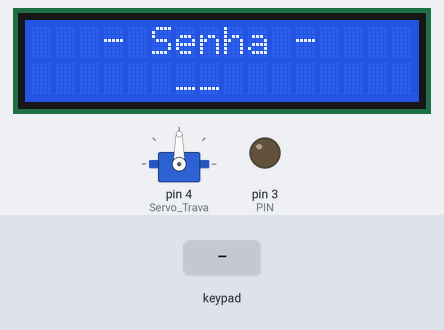
A sketch run on a simulated Arduino Uno, built with avr-gcc and run on an emulated ATmega328P. On the bench: servo, 16×2 character LCD, output pins drawn as LEDs (lit = HIGH). The inputs (shaded band) are chosen by the test bench.

Above: at 6.3 s.
6.4 s: keypad keys 1 2 1 1 1 0 9 # pressed 0.4 s apart
At 9.5 s:
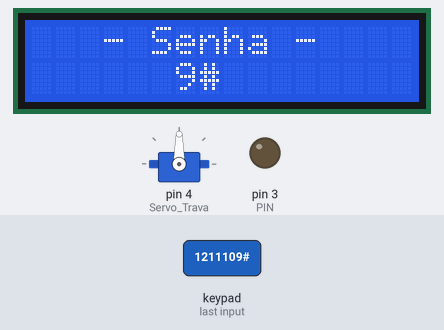
11.1 s: key '#' pressed
At 12.8 s:
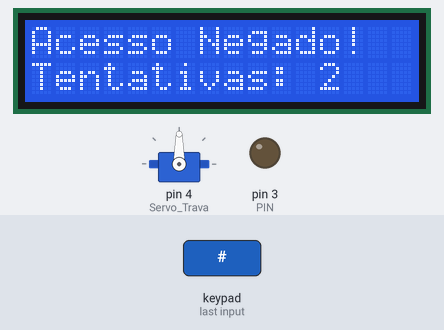
12.9 s: key 'A' pressed
At 14.6 s:
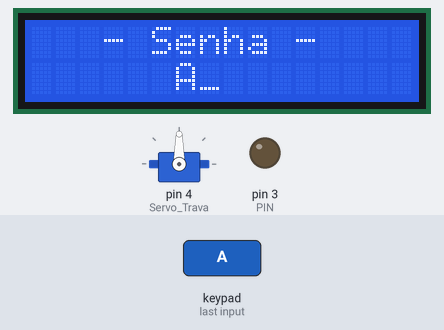
15.8 s: keypad keys 1 2 1 1 1 0 9 pressed 0.4 s apart
At 19.0 s:
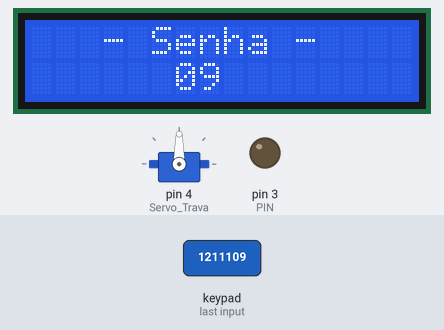
20.1 s: keypad keys 1 2 1 1 1 0 9 * pressed 0.4 s apart
At 23.7 s:
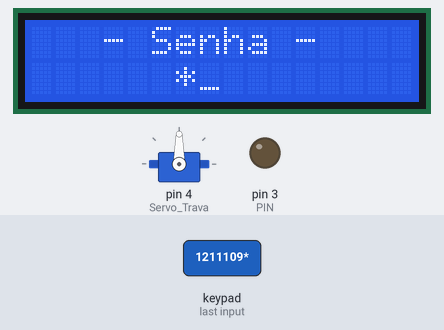
24.8 s: key '1' pressed
At 25.1 s:
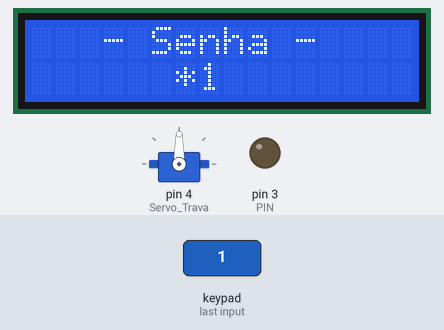
Timing chart, 0 to 27.3 s (numbered marks = the images above; inputs shaded):
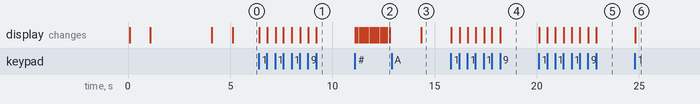

Measured:
- after the input at 6.4 s, the display: first changes at once (image 1 shows a later state)
- after the input at 11.1 s, the display: first changes at once (image 2 shows a later state)
- after the input at 12.9 s, the display: changes after 1.4 s (image 3)
- after the input at 15.8 s, the display: first changes at once (image 4 shows a later state)
- after the input at 20.1 s, the display: first changes at once (image 5 shows a later state)
- after the input at 24.8 s, the display: changes at once (image 6)

The sketch:

Cofre.ino
```cpp
///////////////////////////////////////////////////////////////////
// Acadêmica de Egenharia Elétrica Maria Edivânia Neres de Sousa //
// Universidade Federal do Piauí                                 //
// Teresina, Piauí. 11/04/2023                                   //
///////////////////////////////////////////////////////////////////

#define PIN   3           // LED verde e Buzzer alegre
//#define RELE  2

#define linhas  4         // Número de linhas  do teclado
#define colunas 4         // Número de colunas do teclado

#define endereco    0x27  // Definir endereço no tinker
#define colunas_d   16    // Número de colunas do DISPLAY
#define linhas_d    2     // Número de linhas  do DISPLAY

#include <Keypad.h>
#include <Wire.h>
#include <LiquidCrystal_I2C.h>
#include <Servo.h>

// MAPA DE TECLAS //
char mapa_teclas[linhas][colunas] =
{
  {'1', '2', '3', 'A'},
  {'4', '5', '6', 'B'},
  {'7', '8', '9', 'C'},
  {'*', '0', '#', 'D'}
};

// PINAGEM KEYPAD//
byte linhas_pin[linhas]   = {12,11,10,9};  // Linhas de 0 à 3
byte colunas_pin[colunas] = {8,7,6,5};     // Colunas de 0 à 3


// CLASSE/OBJETO //
Keypad Teclado = Keypad(makeKeymap(mapa_teclas), linhas_pin, colunas_pin, linhas, colunas);
Servo Servo_Trava;
LiquidCrystal_I2C lcd(endereco, colunas, linhas); // ver se não precisa alterar para colunas_d e linhas_d


// OUTRAS VARIÁVEIS //
char DIG_1 = '9';         // Definição da senha
char DIG_2 = 'C';
char tecla_pressionada1;  // Dígito 1 (dezena)
char tecla_pressionada2;  // Dígito 2 (unidade)
char tecla_pressionada3;  // Inicia a verificação
int  tentativas = 3;
int  ver;                 // Guarda o valor de retorno da função "verificacao"


// FUNÇÕES //
char digito1();
char digito2();
char start();
int verificacao(char tecla_pressionada1, char tecla_pressionada2, char DIG_1, char DIG_2);

void setup()
{
  pinMode(PIN, OUTPUT);
  //pinMode(RELE, OUTPUT);
  Servo_Trava.attach(4);         // Servo no Pino 4
  delay(10);
  Servo_Trava.write(90);

  lcd.init(); 		               // INICIA A COMUNICAÇÃO COM O DISPLAY
  lcd.backlight();	             // LIGA A ILUMINAÇÃO DO DISPLAY
  lcd.clear();		               // LIMPA O DISPLAY
  //Teclado.setDebounceTime(5);    // Tempo de atraso para leitura das teclas (realmente necessário???)

  lcd.print("   Bem vind@");
  delay(1000);
  lcd.setCursor(0, 1); 	         // POSICIONA O CURSOR NA PRIMEIRA COLUNA DA LINHA 2
  lcd.print("    Ao Cofre");
  delay(3000);
  lcd.clear(); 		               // LIMPA O DISPLAY
  delay(1000);
}

void loop()
{
  Senha:
    lcd.print("   - Senha -");
    tecla_pressionada1 = digito1();
    lcd.setCursor(6, 1);
    lcd.print(tecla_pressionada1);

    tecla_pressionada2 = digito2();
    lcd.setCursor(7, 1);
    lcd.print(tecla_pressionada2);

    tecla_pressionada3 = start();

  if(tecla_pressionada3 == '#')   // Usuário quer testar a senha colocada
  {
    ver = verificacao(tecla_pressionada1, tecla_pressionada2, DIG_1, DIG_2);

    if(ver == 1)
    {
      lcd.clear();
      lcd.print("Acesso Liberado!");

      Servo_Trava.write(0);

      /*
      digitalWrite(PIN, HIGH);
      digitalWrite(RELE, HIGH);  // Aciona a trava >> Sistema destravado
      delay(2000);
      digitalWrite(PIN, LOW);
      digitalWrite(RELE, LOW);

      delay(1000);
      */

      tecla_pressionada1 = digito1();
      tecla_pressionada2 = digito2();

      while(tecla_pressionada1 != '#' && tecla_pressionada2 != '#')
      {
        tecla_pressionada1 = digito1();
        lcd.setCursor(6, 1);
        lcd.print(tecla_pressionada1);

        tecla_pressionada2 = digito2();
        lcd.setCursor(7, 1);
        lcd.print(tecla_pressionada2);
      }

      Servo_Trava.write(90);
    }

    else
    {
      tentativas--;

      if(tentativas == 0)    // Bloqueio do Sistema
      {
        lcd.clear();
        lcd.print("  Bloqueio do  ");
        lcd.setCursor(0, 1);
        lcd.print("    Sistema    ");
        delay(1500);
        lcd.clear();
        lcd.noBacklight();

        exit(0);
      }

      lcd.clear();
      lcd.print("Acesso Negado!");
      lcd.setCursor(0, 1);
      lcd.print("Tentativas: ");
      lcd.print(tentativas);
      delay(1500);
      lcd.clear();

      goto Senha;

      delay(1000);
    }
  }

  if(tecla_pressionada3 == '*')   // Usuário quer apagar a senha atual e colocar outra
  {
    lcd.clear();
    goto Senha;
  }

  lcd.clear();
  goto Senha;
}


char digito1()
{
  char tecla_pressionada = Teclado.getKey();
  while(tecla_pressionada == NO_KEY)
  {
    lcd.setCursor(6, 1);
    lcd.print("_");
    lcd.setCursor(7, 1);
    lcd.print("_");

    tecla_pressionada = Teclado.getKey();
  }

  return tecla_pressionada;
};

char digito2()
{
  char tecla_pressionada_ = Teclado.getKey();
  while(tecla_pressionada_ == NO_KEY)
  {
    lcd.setCursor(7, 1);
    lcd.print("_");

    tecla_pressionada_ = Teclado.getKey();
  }

  return tecla_pressionada_;
};

char start()
{
  char tecla_pressionada__ = Teclado.getKey();
  while(tecla_pressionada__ == NO_KEY)
  {
    tecla_pressionada__ = Teclado.getKey();
  }

  return tecla_pressionada__;
};

int verificacao(char tecla_pressionada1, char tecla_pressionada2, char DIG_1, char DIG_2)
{
  lcd.clear();
  lcd.setCursor(0, 0);
  lcd.print("  Verificando");

  for(int i = 0; i < 16; i++)
  {
    lcd.setCursor(i, 1);
    lcd.print("*");
    delay(100);
    lcd.setCursor(i, 1);
  }

  lcd.clear();

  if(tecla_pressionada1 == DIG_1 && tecla_pressionada2 == DIG_2)
  {
    return 1;
  }

  else
  {
    return 0;
  }
};
```
